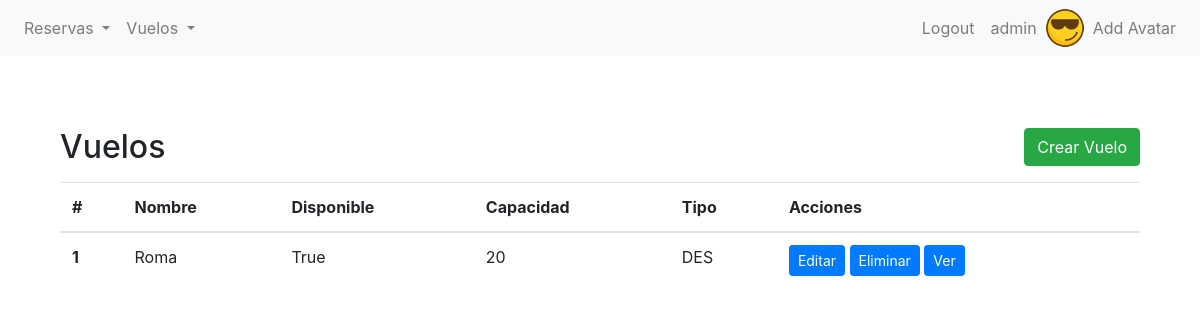
The page /gear/vuelo/list/ (signed in) on the database as committed earlier.
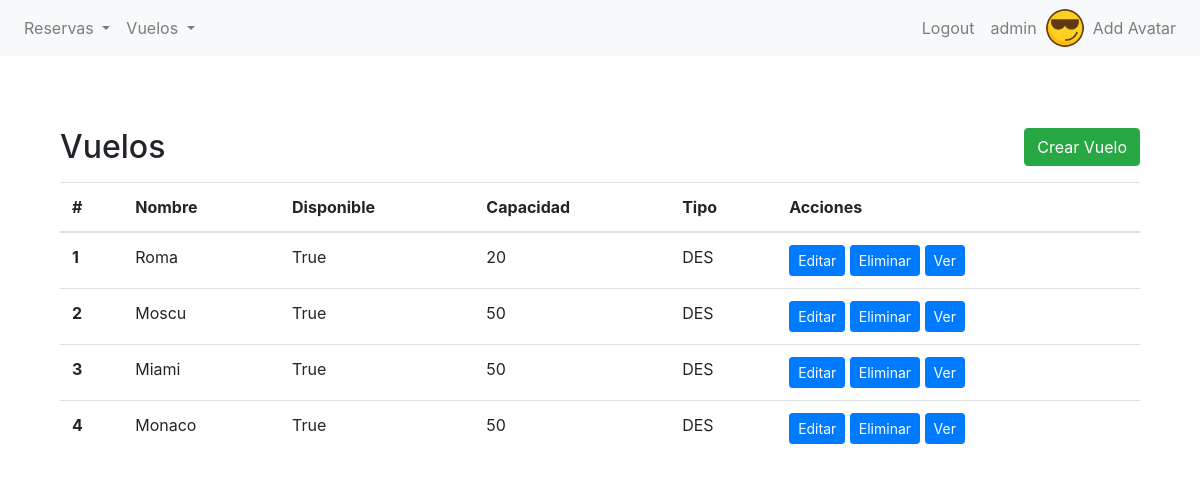
The same page on the database as committed later.
### gear/models.py (models this page shows, shortened)
class Vuelo(models.Model):
    class Tipo(models.TextChoices):
        DESTINO = 'DES' , 'Destino'
        AEROPUERTO = 'AE', 'Aeropuerto'
        SALA_DE_EMBARQUE = 'EMB', 'Sala de Embarque'
        ESCALA = 'ESC', 'Escala'
    nombre = models.CharField(max_length=40)
    capacidad = models.IntegerField()
    disponible = models.BooleanField(default=True)  # Puedes definir un valor predeterminado si lo deseas
    tipo = models.CharField(
        max_length=3,
        choices=Tipo.choices,
        default=Tipo.DESTINO,
    )

### gear/views.py (the view)
# urls.py: path("vuelo/list/", VueloListView.as_view(), name="vuelo-list"),
class VueloListView(LoginRequiredMixin, ListView):
    model = Vuelo
    template_name = "gear/vbc/vuelo_list.html"
    context_object_name = "HAWAII"

### gear/templates/gear/vbc/vuelo_list.html (shortened to what this page needs)
{% extends 'gear/base.html' %}
{% block content %}
<section class="py-5">
    <div class="container">
        <div class="d-flex justify-content-between align-items-center mb-3">
            <h2 class="mb-0">Vuelos</h2>
            <a href="{% url 'vuelo-create' %}" class="btn btn-success">Crear Vuelo</a>
        </div>
        <table class="table">
            <thead>
                <tr>
                    <th scope="col">#</th>
                    <th scope="col">Nombre</th>
                    <th scope="col">Disponible</th>
                    <th scope="col">Capacidad</th>
                    <th scope="col">Tipo</th>
                    <th scope="col">Acciones</th>
                </tr>
            </thead>
            <tbody>
                {% if HAWAII %}
                {% for vuelo in HAWAII %}
                <tr>
                    <th scope="row">{{ forloop.counter }}</th>
                    <td>{{ vuelo.nombre }}</td>
                    <td>{{ vuelo.disponible }}</td>
                    <td>{{ vuelo.capacidad }}</td>
                    <td>{{ vuelo.tipo }}</td>
                    <td>
                        <a href="{% url 'vuelo-update' vuelo.id %}" class="btn btn-primary btn-sm">Editar</a>
                        <a href="{% url 'vuelo-delete' vuelo.id %}" class="btn btn-primary btn-sm">Eliminar</a>
                        <a href="{% url 'vuelo-detail' vuelo.id %}" class="btn btn-primary btn-sm">Ver</a>
                    </td>
                </tr>
                {% endfor %}
                {% else %}
                <tr>
                    <td colspan="7">No hay Vuelos.</td>
                </tr>
                {% endif %}
            </tbody>
        </table>
    </div>
</section>
{% endblock %}

Rows that differ between the two databases and show on the page:
added Vuelo: nombre "Moscu", disponible "True", capacidad "50", tipo "DES"
added Vuelo: nombre "Miami", disponible "True", capacidad "50", tipo "DES"
added Vuelo: nombre "Monaco", disponible "True", capacidad "50", tipo "DES"
